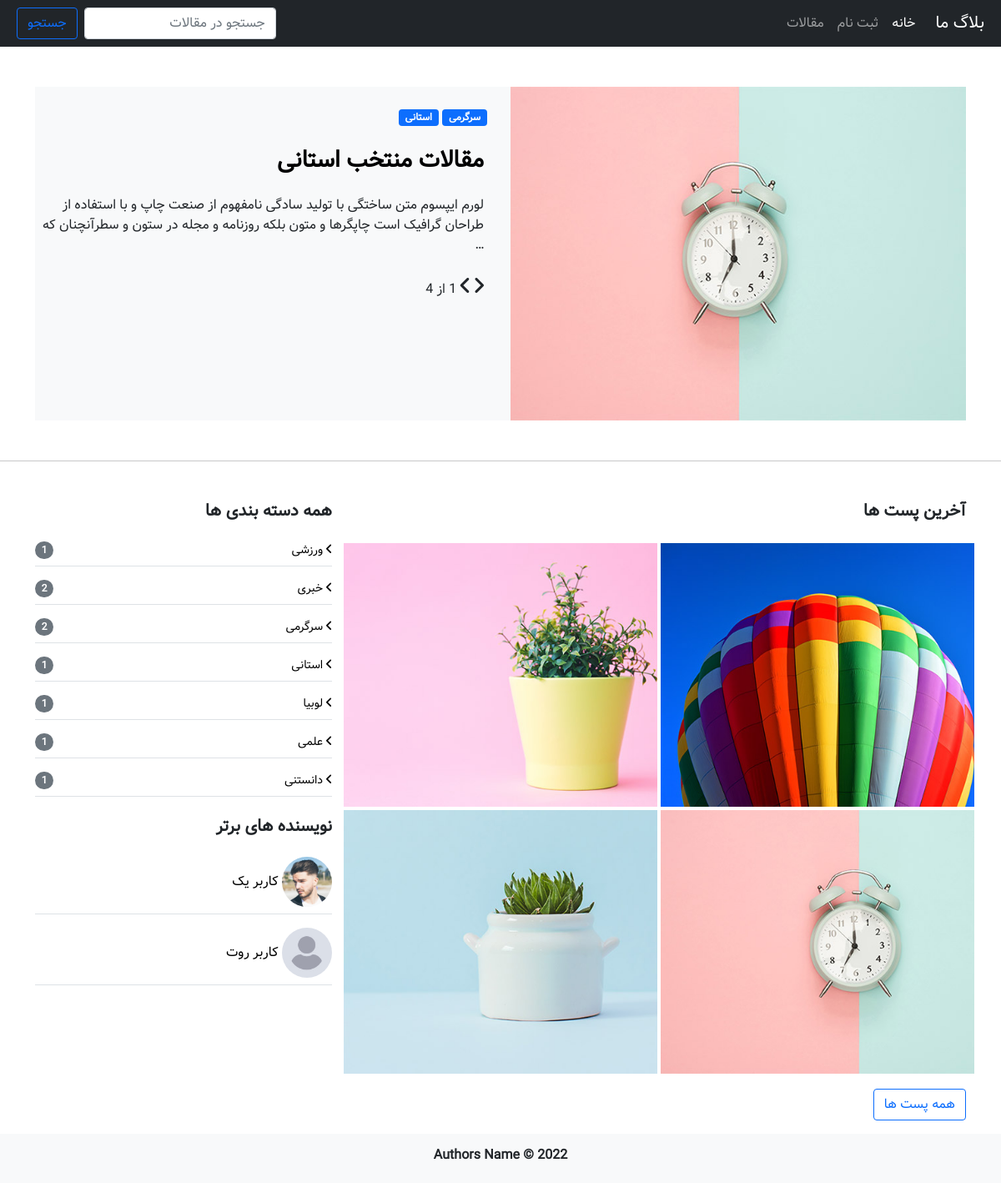
The page / on the database its author committed.
### blog/models.py (models this page shows, shortened)
class Article(models.Model):
    title = models.CharField(max_length=75, verbose_name='عنوان')
    description = models.TextField(verbose_name='توضیحات')
    author = models.ForeignKey(
        User, on_delete=models.CASCADE, related_name='articles', verbose_name='نویسنده'
    )
    image = models.ImageField(
        upload_to='articles/', verbose_name='تصویر مقاله'
    )
    hits = models.ManyToManyField(
        IPAddress, related_name='articles', blank=True, verbose_name='بازدید ها'
    )
    publish_time = models.DateTimeField(
        default=timezone.now, verbose_name='زمان انتشار'
    )
    categories = models.ManyToManyField(
        Category, related_name='articles', verbose_name='دسته بندی ها'
    )
    created = models.DateTimeField(
        auto_now_add=True, verbose_name='تاریخ ایجاد'
    )
    updated = models.DateTimeField(
        auto_now=True, verbose_name='تاریخ آخرین ویرایش'
    )
    class Meta:
        verbose_name = 'مقاله'
        verbose_name_plural = 'مقالات'
    def get_thumbnail(self):
        return format_html(f"<img width=100 height=75 style='border-radius: 5px;' src='{self.image.url}'>")
    get_thumbnail.short_description = "تصویر"
    def get_replace_name(self):
        return f"{self.title.replace(' ', '-')}"

class Category(models.Model):
    name = models.CharField(max_length=200, verbose_name='دسته بندی')
    image = models.ImageField(
        upload_to='categories', default='defaultpics/catdefault.jpg'
    )
    created = models.DateTimeField(
        auto_now_add=True, verbose_name='تاریخ ایجاد'
    )
    updated = models.DateTimeField(
        auto_now=True, verbose_name='تاریخ آخرین ویرایش'
    )
    is_deleted = models.BooleanField(
        default=False, verbose_name='پاک شده/نشده'
    )
    is_active = models.BooleanField(default=True, verbose_name='فعال/غیرفعال')
    class Meta:
        verbose_name = 'دسته بندی'
        verbose_name_plural = 'دسته بندی ها'

### account/models.py (models this page shows)
class User(AbstractUser):
    avatar = models.ImageField(
        upload_to='account/avatar/', null=True, blank=True, verbose_name='تصویر پروفایل')
    def get_avatar(self):
        return format_html(f"<img width=75 height=75 style='border-radius: 5px;' src='{self.avatar.url}'>")
    get_avatar.short_description = "تصویر پروفایل"

### blog/views.py (the view)
# urls.py: path('', HomePageView.as_view(), name='home_page'),
class HomePageView(View):
    def get(self, request):
        most_viewed_articles = Article.objects.filter(
            publish_time__lte=timezone.now()
        ).order_by('-hits')
        latest_articles = Article.objects.filter(
            publish_time__lte=timezone.now()
        ).order_by('-id')[:4]
        categories = Category.objects.filter(is_active=True)[:7]
        popular_authors = most_viewed_articles.distinct()[:2]
        context = {
            'most_viewed': most_viewed_articles[:4],
            'latest': latest_articles,
            'categories': categories,
            'popular_authors': popular_authors
        }
        return render(request, 'blog/homepage.html', context)

### blog/templates/blog/homepage.html (shortened to what this page needs)
{% extends '_base.html' %}
{% load static %}
{% block content %}
<section class="container mt-5">
    <div class="row">
        {% for article in most_viewed %}
        <div class="col-md-12 intro-box fade {% if forloop == first  %}show{% endif %}">
            <div class="bg-light">
                <div class="row">
                    <div class="col-md-6 intro-img">
                        <img src="{{ article.image.url }}" alt="Post 1">
                    </div>
                    <div class="col-md-6 intro-content">
                        <div class="my-4 mx-1">
                            {% for category in article.categories.all %}
                                <a href="{% url 'blog:category_articles' category.id %}" class="badge bg-primary">{{ category.name }}</a>
                            {% endfor %}
                        </div>
                        <h3 class="my-4 mx-2 intro-content-title">
                            <a href="{% url 'blog:article_detail' article.pk article.get_replace_name %}">{{ article.title }}</a>
                        </h3>
                        <p class="my-4 mx-2">
                            {{ article.description|truncatewords:30 }}
                        </p>
                        <div class="my-4 mx-2">
                            <i class="fa fa-angle-right intro-handle" onclick="plusIntroSlides(-1)"></i>
                            <i class="fa fa-angle-left intro-handle" onclick="plusIntroSlides(1)"></i>
                            <span>
                                {{ forloop.counter }} از 4
                            </span>
                        </div>
                    </div>
                </div>
            </div>
        </div>
        {% endfor %}
    </div>
</section>
<hr class="my-5">
<section class="container mt-5">
    <div class="row">
        <section class="col-md-8">
            <div class="row">
                <div class="col-md-12">
                    <h5 class="text-bold mb-4">آخرین پست ها</h5>
                </div>
                {% for article in latest %}
                <article class="col-md-6 article-card">
                    <div>
                        <img src="{{ article.image.url }}" class="article-img" alt="{{ article.title }}">
                    </div>
                </article>
                {% endfor %}
                <div class="col-md-12 my-3">
                    <a href="{% url 'blog:article_list' %}" class="btn btn-outline-primary">همه پست ها</a>
                </div>
            </div>
        </section>
        <aside class="col-md-4">
            <h5 class="text-bold mb-4">همه دسته بندی ها</h5>
            <ul class="list-unstyled mb-4">
                {% for category in categories %}
                <li class="border-bottom mb-3 pb-2 d-flex justify-content-between align-items-center">
                    <a href="{% url 'blog:category_articles' category.id %}" class="small">
                        <i class="fa fa-angle-left"></i>
                        {{ category.name }}
                    </a>
                    <span class="badge bg-secondary rounded-pill">{{ category.articles.all.count }}</span>
                </li>
                {% endfor %}
            </ul>
            <h5 class="text-bold mb-4">نویسنده های برتر</h5>
            <ul class="list-unstyled mb-4">
                {% for article in popular_authors %}
                <li class="border-bottom mb-3 pb-2">
                    <a href="{% url 'account:author_detail' article.author.username %}">
                        <img src="{{ article.author.avatar.url }}" class="aside-author-img" alt="">
                        {{ article.author.get_full_name }}
                    </a>
                </li>
                {% endfor %}
            </ul>
        </aside>
    </div>
</section>
{% endblock content %}

### assets/css/style.css (style rules this page uses)
body { font-family: "Vazir"; }
a { color: #000; text-decoration: none; transition: all 0.5s; }
.text-bold { font-weight: 600; }
.fade { -webkit-animation-name: fade; -webkit-animation-duration: 1s; animation-name: fade; animation-duration: 1s; }
.intro-box { overflow: hidden; display: none; }
.show { display: block !important; }
.intro-img img { width: 100%; height: 400px; }
.intro-content-title { font-weight: 700; }
.intro-handle { font-size: 1.5rem; cursor: pointer; transition: all 0.5s; }
.article-card { overflow: hidden; position: relative; height: 320px; border: 2.5px solid #fff; }
.article-img { min-width: 100%; height: 100%; position: absolute; left: 0; }
.aside-author-img { width: 60px; border-radius: 50%; }

### rows shown on the page
Article: image (picture), title "مقالات منتخب استانی", description "لورم ایپسوم متن ساختگی با تولید سادگی نامفهوم از صنعت چاپ و با استفاده از طراحان گرافیک است چاپگرها و متون بلکه روزنامه و مجله در ستون و سطرآنچنان که …", author.avatar (picture), author.get_full_name "کاربر یک"
Category: name "سرگرمی", articles.all.count "2"
Category: name "استانی", articles.all.count "1"
Article: image (picture)
Article: image (picture)
Article: image (picture), author.avatar (placeholder picture), author.get_full_name "کاربر روت"
Category: name "ورزشی", articles.all.count "1"
Category: name "خبری", articles.all.count "2"
Category: name "لوبیا", articles.all.count "1"
Category: name "علمی", articles.all.count "1"
Category: name "دانستنی", articles.all.count "1"
